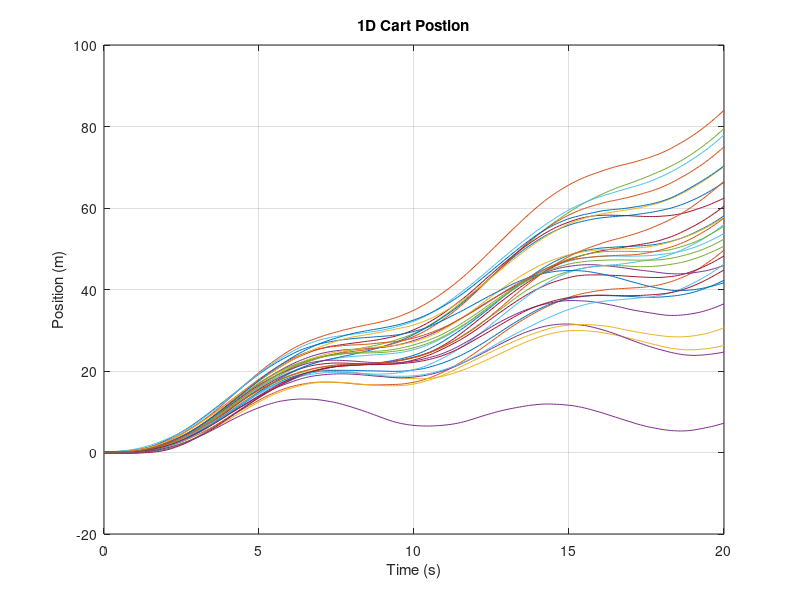
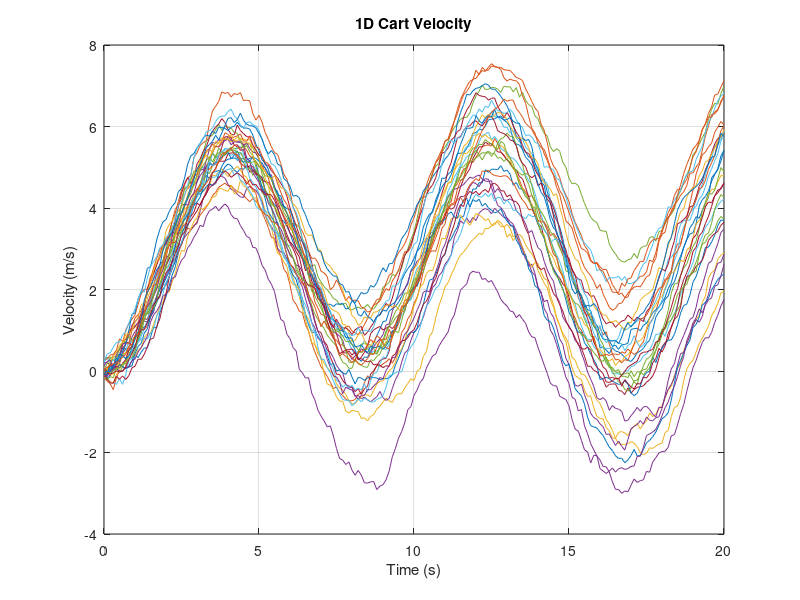
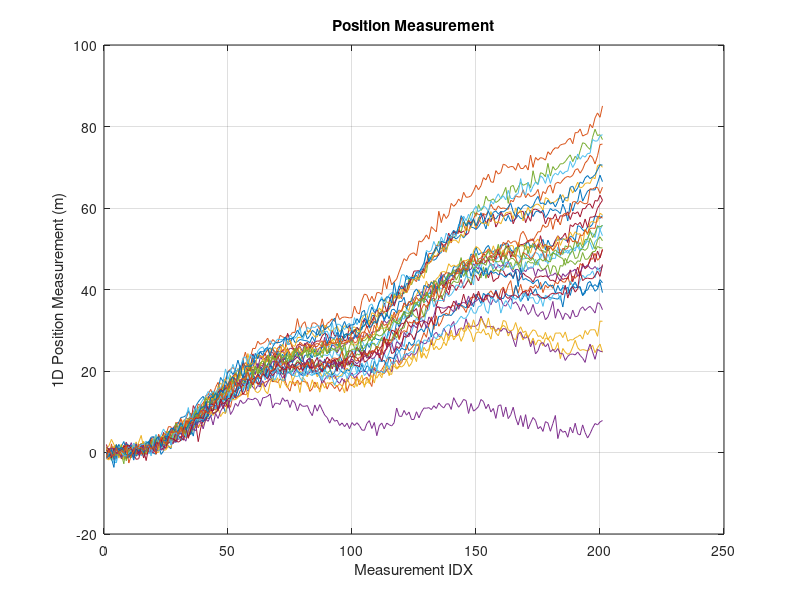

Recreate these plots in MATLAB, in order. (Note: this script raises an error after producing the figures.)
clear all; clc; close all;

addpath(genpath("helper_functions"));

%{

    I will be implementing the paper:

    Weak in the NEES?: Auto-Tuning Kalman Filter Using Bayesian
    Optimization

%}

A = [0 1;0 0];
B = [0;1];
H = [1 0];
Gamma = [0;1];

dt = 0.1;
dt_sim = 0.1;

V = 1;
W = 0.1;

signal_amp = 2;
signal_freq = 0.75;

%% Truth Simulation 

T = 0:dt_sim:20; % <- time steps of simulation
N = 30;  % <- number of simulations
meas_idx = 1;

for i = 1:N

    X(:,1,i) = [0;0] + 0.1*randn(2,1); % <- generate IC for each simulation

    for j = 1:length(T)

        u(i,j) = signal_amp*sin(j*dt*signal_freq);

        Xdot = A*X(:,j,i) + B*u(i,j) + Gamma*V*randn;
        X(:,j+1,i) = X(:,j,i) + Xdot*dt_sim;

        if(~mod(dt_sim*j,dt))
            
            Y(i,meas_idx) = H*X(:,j,i) + (W/dt)*randn(1);
            
            meas_idx = meas_idx + 1;

        end

    end

    meas_idx = 1;

    figure(1)
    plot(T,X(1,1:length(T),i))
    hold on
    xlabel('Time (s)')
    ylabel('Position (m)')
    title('1D Cart Postion')
    grid on

    figure(2)
    plot(T,X(2,1:length(T),i))
    hold on
    xlabel('Time (s)')
    ylabel('Velocity (m/s)')
    title('1D Cart Velocity')
    grid on

    figure(3)
    plot(Y(i,:))
    hold on
    xlabel("Measurement IDX")
    ylabel("1D Position Measurement (m)")
    title("Position Measurement")
    grid on

end


%% Running Kalman Filters

F = [1 dt;0 1];
G = [0.5*dt^2;dt];
Q = VanLoanDiscretization(V,B,A,dt);
R = W/dt;

X_hat(:,1,:) = zeros(2,1,i);

for i = 1:N
    
    P(:,:,1,i) = 5*eye(2); % OOF

    for j = 1:20/dt

        X_hat(:,j+1,i) = F*X_hat(:,j,i) + G*signal_amp*sin(j*dt*signal_freq);
        
        delX(:,j,i) = X(:,j,i) - X_hat(:,j,i);

        P(:,:,j+1,i) = F*P(:,:,j,i)*F' + Q;
        
        NEES(i,j) = delX(:,j,i)'/(P(:,:,j,i))*delX(:,j,i);

        S(:,:,j,i) = (H*P(:,:,j,i)*H' + R);

        K = P(:,:,j+1,i)*H'/(S(:,:,j,i));

        delY(i,j) = Y(i,j) - H*X_hat(:,j+1,i);

        NIS(i,j) = delY(i,j)'/(S(:,:,j,i))*delY(i,j);

        X_hat(:,j+1,i) = X_hat(:,j+1,i) + K*delY(i,j);

        P(:,:,j+1,i) = (eye(2) - K*H)*P(:,:,j+1,i);

    end
    
    figure(3)
    plot(NEES(i,:))
    hold on
    title("NEES")

    figure(4)
    plot(NIS(i,:))
    hold on
    title("NIS")

end

NEES_ave = (1/N).*sum(NEES,1);
NIS_ave  = (1/N).*sum(NIS,1);

figure(3)
plot(NEES_ave,'linewidth',3)

figure(4)
plot(NIS_ave,'LineWidth',3)
